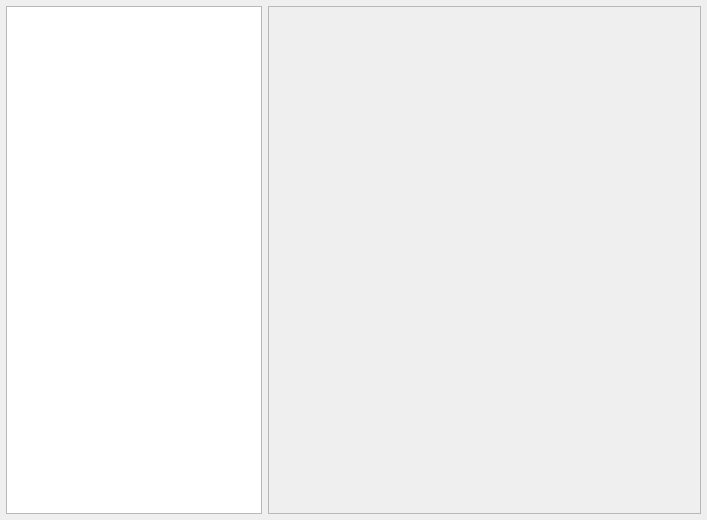
<?xml version="1.0" encoding="UTF-8"?>
<ui version="4.0">
 <class>PluginsWidget</class>
 <widget class="QWidget" name="PluginsWidget">
  <property name="geometry">
   <rect>
    <x>0</x>
    <y>0</y>
    <width>707</width>
    <height>520</height>
   </rect>
  </property>
  <layout class="QHBoxLayout" name="horizontalLayout" stretch="0,1">
   <property name="spacing">
    <number>6</number>
   </property>
   <property name="leftMargin">
    <number>6</number>
   </property>
   <property name="topMargin">
    <number>6</number>
   </property>
   <property name="rightMargin">
    <number>6</number>
   </property>
   <property name="bottomMargin">
    <number>6</number>
   </property>
   <item>
    <layout class="QVBoxLayout" name="verticalLayout">
     <property name="spacing">
      <number>0</number>
     </property>
     <item>
      <widget class="QListView" name="listView_plugins">
       <property name="sizePolicy">
        <sizepolicy hsizetype="Fixed" vsizetype="Expanding">
         <horstretch>0</horstretch>
         <verstretch>0</verstretch>
        </sizepolicy>
       </property>
       <property name="horizontalScrollBarPolicy">
        <enum>Qt::ScrollBarAlwaysOff</enum>
       </property>
       <property name="editTriggers">
        <set>QAbstractItemView::NoEditTriggers</set>
       </property>
       <property name="showDropIndicator" stdset="0">
        <bool>false</bool>
       </property>
       <property name="alternatingRowColors">
        <bool>true</bool>
       </property>
       <property name="resizeMode">
        <enum>QListView::Adjust</enum>
       </property>
       <property name="uniformItemSizes">
        <bool>true</bool>
       </property>
      </widget>
     </item>
    </layout>
   </item>
   <item>
    <widget class="QScrollArea" name="scrollArea_info">
     <property name="horizontalScrollBarPolicy">
      <enum>Qt::ScrollBarAlwaysOff</enum>
     </property>
     <property name="widgetResizable">
      <bool>true</bool>
     </property>
     <property name="alignment">
      <set>Qt::AlignLeading|Qt::AlignLeft|Qt::AlignTop</set>
     </property>
     <widget class="QWidget" name="scrollAreaWidgetContents">
      <property name="geometry">
       <rect>
        <x>0</x>
        <y>0</y>
        <width>429</width>
        <height>506</height>
       </rect>
      </property>
     </widget>
    </widget>
   </item>
  </layout>
 </widget>
 <resources/>
 <connections/>
</ui>
